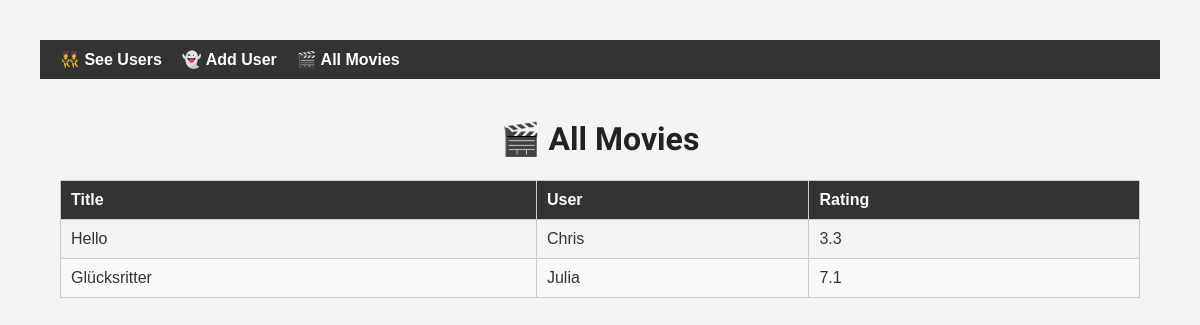
/all_movies, run on an earlier commit of the app's database.
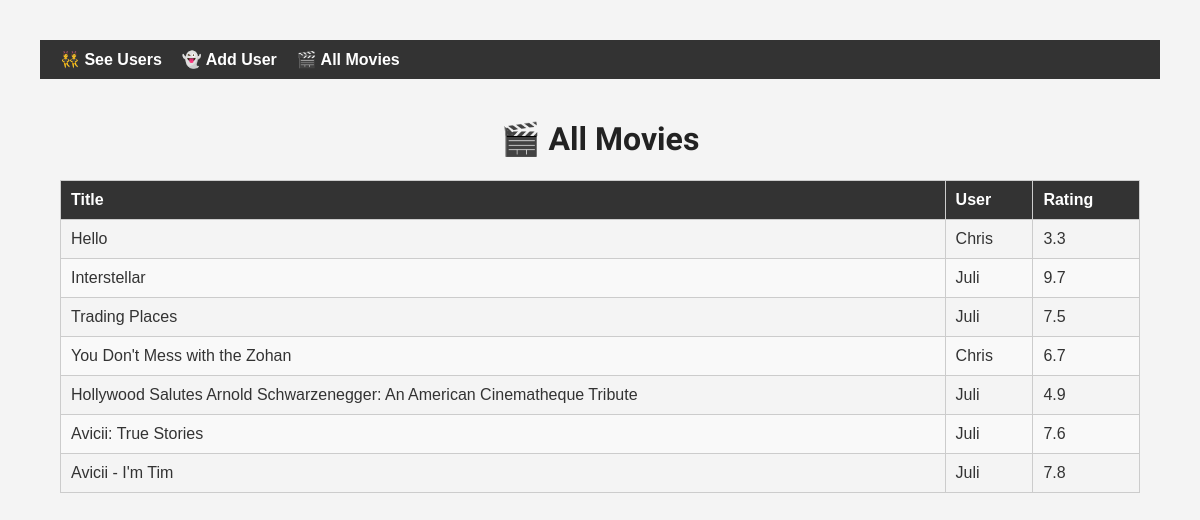
And on a later commit of the database.
### models.py (models this page shows, shortened)
class Movie(db.Model):
    __tablename__ = 'movies'
    movie_id = db.Column(db.Integer, primary_key=True)
    movie_name = db.Column(db.String)
    movie_director = db.Column(db.String)
    movie_year = db.Column(db.Integer)
    movie_rating = db.Column(db.Float)
    poster_url = db.Column(db.String)
    imdb_url = db.Column(db.String)
    user_id = db.Column(db.Integer, db.ForeignKey('users.user_id'))
    reviews = db.relationship('Review', backref='movie', cascade="all, delete-orphan")

class User(db.Model):
    __tablename__ = 'users'
    user_id = db.Column(db.Integer, primary_key=True)
    user_name = db.Column(db.String)
    movies = db.relationship('Movie', backref='user', cascade='all, delete', lazy=True)

### app.py (the view)
@app.route('/all_movies')
def all_movies():
    movies = Movie.query.all()
    return render_template('all_movies.html', movies=movies)

### templates/all_movies.html (shortened to what this page needs)
{% extends "base.html" %}
{% block content %}
<h1>🎬 All Movies</h1>
<table class="movie-table">
    <thead>
        <tr>
            <th>Title</th>
            <th>User</th>
            <th>Rating</th>
        </tr>
    </thead>
    <tbody>
        {% for movie in movies %}
        <tr>
            <td>{{ movie.movie_name }}</td>
            <td>{{ movie.user.user_name }}</td>
            <td>{{ movie.movie_rating }}</td>
        </tr>
        {% else %}
        <tr>
            <td colspan="3">No movies found.</td>
        </tr>
        {% endfor %}
    </tbody>
</table>
{% endblock %}

### templates/base.html (shortened to what this page needs)
<!doctype html>
<html lang="en">
<head>
    <link rel="stylesheet" href="{{ url_for('static', filename='style.css') }}">
</head>
<body>
    <nav class="navbar">
        <a href="{{ url_for('list_users') }}">👯 See Users</a>
        <a href="{{ url_for('add_user') }}"> 👻 Add User</a>
        <a href="{{ url_for('all_movies') }}">🎬 All Movies</a>
    </nav>
    <div class="container">
        {% block content %}{% endblock %}
    </div>
</body>
</html>

### static/style.css (style rules this page uses)
body { font-family: Arial, sans-serif; margin: 40px; background-color: #f4f4f4; color: #333; }
h1 { font-family: 'Rowdies', sans-serif; text-align: center; color: #222; }
.navbar { background-color: #333; padding: 10px 20px; display: flex; gap: 20px; }
.navbar a { color: white; text-decoration: none; font-weight: bold; }
.container { max-width: 1200px; margin: auto; padding: 20px; }
a { text-decoration: none; color: #007BFF; }
.movie-table { width: 100%; border-collapse: collapse; margin-top: 20px; }
.movie-table th, .movie-table td { padding: 10px; border: 1px solid #ccc; text-align: left; }
.movie-table th { background-color: #333; color: white; }
.movie-table tr:nth-child(even) { background-color: #f9f9f9; }

What changed in the data, as far as the page shows it:
removed Movie: movie_name "Glücksritter", user.user_name "Julia", movie_rating "7.1"
added Movie: movie_name "Interstellar", user.user_name "Juli", movie_rating "9.7"
added Movie: movie_name "Trading Places", user.user_name "Juli", movie_rating "7.5"
added Movie: movie_name "You Don't Mess with the Zohan", user.user_name "Chris", movie_rating "6.7"
added Movie: movie_name "Hollywood Salutes Arnold Schwarzenegger: An American Cinematheque Tribute", user.user_name "Juli", movie_rating "4.9"
added Movie: movie_name "Avicii: True Stories", user.user_name "Juli", movie_rating "7.6"
added Movie: movie_name "Avicii - I'm Tim", user.user_name "Juli", movie_rating "7.8"
